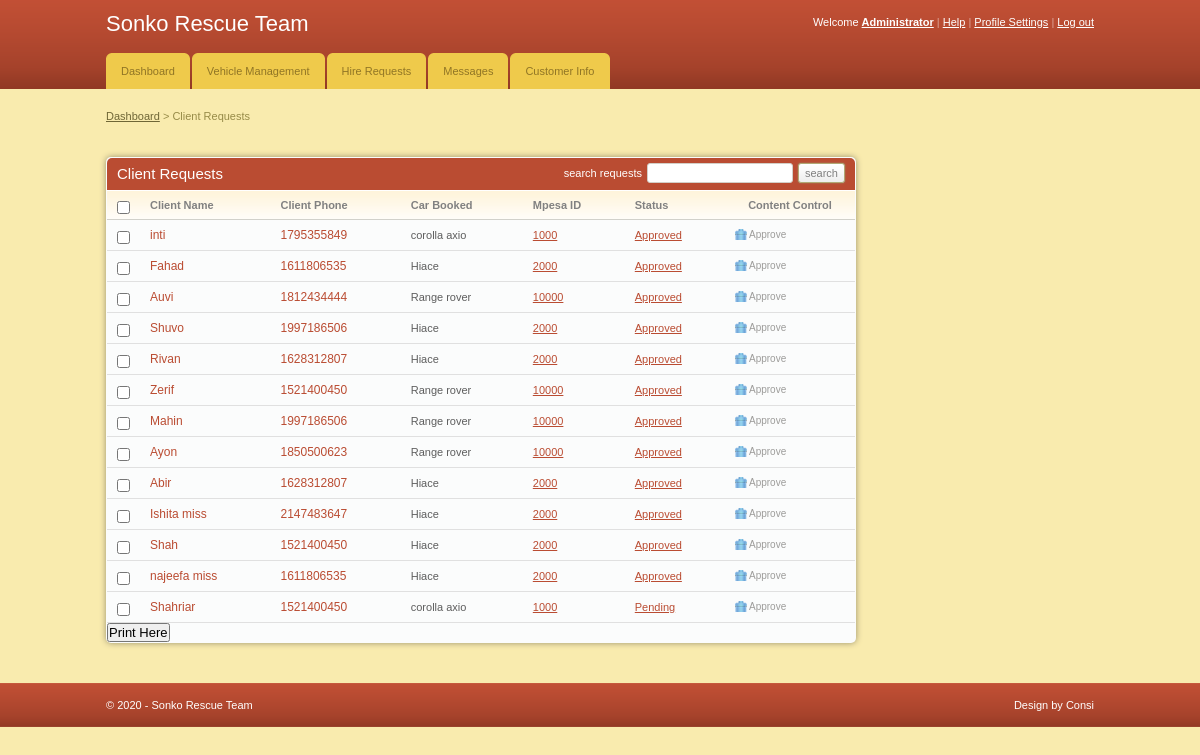
Page /admin/client_requests.php (signed in) on the committed database.
### tables this page shows
CREATE TABLE `client` (
  `client_id` int(11) NOT NULL,
  `fname` varchar(255) NOT NULL,
  `email` varchar(255) NOT NULL,
  `id_no` int(11) NOT NULL,
  `phone` int(11) NOT NULL,
  `location` varchar(255) NOT NULL,
  `gender` varchar(255) NOT NULL,
  `car_id` int(11) DEFAULT NULL,
  `status` varchar(255) NOT NULL,
  `mpesa` varchar(255) DEFAULT NULL
);

CREATE TABLE `cars` (
  `car_id` int(11) NOT NULL,
  `car_name` varchar(255) NOT NULL,
  `car_type` varchar(255) NOT NULL,
  `image` text NOT NULL,
  `hire_cost` int(11) NOT NULL,
  `capacity` int(11) NOT NULL,
  `status` varchar(255) NOT NULL
);

### admin/client_requests.php (the view, shortened to what this page needs)
<!DOCTYPE html PUBLIC "-//W3C//DTD XHTML 1.0 Transitional//EN" "http://www.w3.org/TR/xhtml1/DTD/xhtml1-transitional.dtd">
<html xmlns="http://www.w3.org/1999/xhtml">
<head>
	<link rel="stylesheet" href="css/style.css" type="text/css" media="all" />
</head>
<body>
<div id="header">
	<div class="shell">
		<?php
			include 'menu.php';
		?>
	</div>
</div>
<div id="container">
	<div class="shell">
		<div class="small-nav">
			<a href="index.php">Dashboard</a>
			<span>&gt;</span>
			Client Requests
		</div>
		<br />
		<div id="main">
			<div id="content">
				<div class="box">
					<div class="box-head">
						<h2 class="left">Client Requests</h2>
						<div class="right">
							<label>search requests</label>
							<input type="text" class="field small-field" />
							<input type="submit" class="button" value="search" />
						</div>
					</div>
					<div class="table">
						<table width="100%" border="0" cellspacing="0" cellpadding="0">
							<tr>
								<th width="13"><input type="checkbox" class="checkbox" /></th>
								<th>Client Name</th>
								<th>Client Phone</th>
								<th>Car Booked</th>
								<th>Mpesa ID</th>
								<th>Status</th>
								<th width="110" class="ac">Content Control</th>
							</tr>
							<?php
								$connect = mysqli_connect("localhost", "root", "", "carrental");
								$select = "SELECT client.client_id,client.fname,client.phone,cars.car_name,cars.hire_cost,client.status FROM client JOIN cars ON client.car_id=cars.car_id";
								$result = mysqli_query($connect, $select);  ?>
							<?php
                          if(mysqli_num_rows($result) > 0)
                          {
                               while($row = mysqli_fetch_array($result))
                               {
                          ?>
                          <tr>
								<td><input type="checkbox" class="checkbox" /></td>
								<td><h3><a href="#"><?php echo $row['fname'] ?></a></h3></td>
								<td><h3><a href="#"><?php echo $row['phone'] ?></a></h3></td>
								<td><?php echo $row['car_name'] ?></td>
								<td><a href="#"><?php echo $row['hire_cost'] ?></a></td>
								<td><a href="#"><?php echo $row['status'] ?></a></td>
								<td><a href="javascript:sureToApprove(<?php echo $row['client_id'];?>)" class="ico del">Approve</a></td>
							</tr>
                          <?php
                               }
                          }
                          ?>
						</table>
					</div>
					<h2><input type="submit" onclick="window.print()" value="Print Here" /></h2>
				</div>
			</div>
		</div>
	</div>
</div>
<div id="footer">
	<div class="shell">
		<span class="left">&copy; <?php echo date("Y");?> - Sonko Rescue Team</span>
		<span class="right">
			Design by Consi</a>
		</span>
	</div>
</div>
</body>
</html>

### admin/menu.php (shortened to what this page needs)
<div id="top">
			<h1><a href="#">Sonko Rescue Team</a></h1>
			<div id="top-navigation">
				Welcome <a href="#"><strong>Administrator</strong></a>
				<span>|</span>
				<a href="#">Help</a>
				<span>|</span>
				<a href="#">Profile Settings</a>
				<span>|</span>
				<a href="logout.php">Log out</a>
			</div>
		</div>
<div id="navigation">
			<ul>
			    <li><a href="index.php"><span>Dashboard</span></a></li>
			    <li><a href="add_vehicles.php"><span>Vehicle Management</span></a></li>
			    <li><a href="client_requests.php"><span>Hire Requests</span></a></li>
			    <li><a href="index.php"><span>Messages</span></a></li>
			    <li><a href="customerinfo.php"><span>Customer Info</span></a></li>
			</ul>
		</div>

### admin/css/style.css (style rules this page uses)
* { padding:0; margin:0; outline:0; }
body { background:#f9ebae; font-family: Verdana, sans-serif; font-size:11px; line-height:14px; color:#5e5e5e; }
input, textarea, select { font-family: Verdana, sans-serif; font-size:13px; }
.field { border:solid 1px #d3cfc7; background:#fff; padding:5px; }
.small-field { border:solid 1px #d3cfc7; background:#fff; padding:3px 1px; font-size:11px; }
.checkbox { width:13px; height:13px; vertical-align:top; position:relative; top:2px; }
.button { background:#eee url(images/button.gif) repeat-x 0 0; border:solid 1px #b1a874; color:#7f7f7f; font-size:11px; padding:2px 6px 2px 6px; cursor:pointer; line-height:14px !important; }
a { color:#ba4c32; text-decoration: underline; cursor:pointer; }
.left, .alignleft { float:left; display:inline; }
.right, .alignright { float:right; display:inline; }
.ac { text-align: center !important; }
h1 { font-size:22px; line-height:24px; color:#fff; font-weight: normal; }
h1 a { color:#fff; text-decoration: none; }
h2 { font-size:15px; font-weight: normal; }
h3 { font-size:12px; line-height:14px; font-weight: normal; }
h3 a { text-decoration: none; }
.shell { width:988px; margin:0 auto; }
#header { height:89px; background:url(images/header.gif); white-space:nowrap; }
#header h1 { float:left; display:inline; padding-top:12px; }
#top-navigation { float:right; white-space:nowrap; color:#fff; padding-top:15px; }
#top-navigation a { color:#fff; }
#top-navigation span { color:#dca598; }
#top { height:53px; }
#navigation { height:36px; }
#navigation ul { list-style-type: none; }
#navigation ul li { float:left; display:inline; margin-right:2px; }
#navigation ul li a, #navigation ul li a span { float:left; height:36px; background:url(images/tab.gif) no-repeat 0 0; padding:0 0 0 15px; }
#navigation ul li a span { background-position:right 0; padding:0 15px 0 0; }
#navigation ul li a { line-height:36px; color:#907525; text-decoration: none; }
#container { padding:20px 0; }
.small-nav { color:#978b48; padding-bottom:20px; }
.small-nav a { color:#6f6636; }
#content { float:left; width:750px; }
.table th { background:#fffdfa url(images/th.gif) repeat-x 0 0; color:#818181; text-align: left; padding:7px 10px; border-bottom:solid 1px #d2d1cb; }
.table td { background:#fbfcfc; border-bottom:solid 1px #e0e0e0; padding:8px 10px; }
.box { background:#fbfcfc; height:100%; padding:1px; margin-bottom:20px; }
.box-head { background:#ba4c32; height:32px; color:#fff; padding: 0 10px; line-height:32px; white-space:nowrap; border-bottom:solid 1px #fff; }
.box-head .right { padding-top:5px; line-height:13px; }
.box-head .right label, .box-head .right input { float:left; }
.box-head .right label { padding:4px 0 0 0; }
.box-head .right input { margin-left:5px; }
a.ico { color:#9d9c9a; font-size:10px; text-decoration: none; padding:0 0 0 14px; background-repeat:no-repeat; background-position:0 0; }
a.del { background-image:url(images/del.gif) }
#footer { height:44px; background:url(images/footer.gif); line-height:44px; color:#fff; }
.box { -moz-border-radius:5px; -webkit-border-radius:5px; -moz-box-shadow: 0 0 6px #978f6c; -webkit-box-shadow: 0 0 6px #978f6c; }
.box-head { -moz-border-radius-topleft:5px; -moz-border-radius-topright:5px; -webkit-border-top-left-radius:5px; -webkit-border-top-right-radius:5px; }
.field, .button { -moz-border-radius:4px; -webkit-border-radius:4px; }
.small-field, .button, .pagging a { -moz-border-radius:3px; -webkit-border-radius:3px; }
.button { -moz-box-shadow: 0 0 2px #978f6c; -webkit-box-shadow: 0 0 2px #978f6c; }

### rows in the picture
client: fname "inti", phone "1795355849", car.car_name "corolla axio", car.hire_cost "1000", status "Approved"
client: fname "Fahad", phone "1611806535", car.car_name "Hiace", car.hire_cost "2000", status "Approved"
client: fname "Auvi", phone "1812434444", car.car_name "Range rover", car.hire_cost "10000", status "Approved"
client: fname "Shuvo", phone "1997186506", car.car_name "Hiace", car.hire_cost "2000", status "Approved"
client: fname "Rivan", phone "1628312807", car.car_name "Hiace", car.hire_cost "2000", status "Approved"
client: fname "Zerif", phone "1521400450", car.car_name "Range rover", car.hire_cost "10000", status "Approved"
client: fname "Mahin", phone "1997186506", car.car_name "Range rover", car.hire_cost "10000", status "Approved"
client: fname "Ayon", phone "1850500623", car.car_name "Range rover", car.hire_cost "10000", status "Approved"
client: fname "Abir", phone "1628312807", car.car_name "Hiace", car.hire_cost "2000", status "Approved"
client: fname "Ishita miss", phone "2147483647", car.car_name "Hiace", car.hire_cost "2000", status "Approved"
client: fname "Shah", phone "1521400450", car.car_name "Hiace", car.hire_cost "2000", status "Approved"
client: fname "najeefa miss", phone "1611806535", car.car_name "Hiace", car.hire_cost "2000", status "Approved"
client: fname "Shahriar", phone "1521400450", car.car_name "corolla axio", car.hire_cost "1000", status "Pending"
